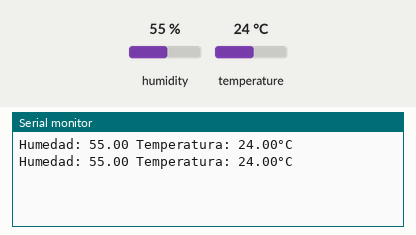
This sketch was run on a simulated Arduino Uno, built with avr-gcc and run on an emulated ATmega328P. On the bench: the last lines printed to the serial monitor. The inputs (shaded band) are chosen by the test bench; at power-on: humidity 55 %, temperature 24 °C.

Above: at 4.8 s.
4.9 s: humidity set to 22 %
At 6.9 s:
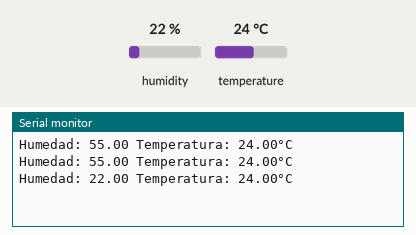
7.9 s: temperature set to 12 °C
At 9.3 s:
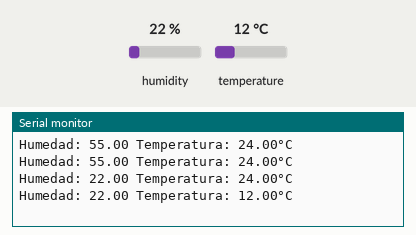
10.9 s: humidity set to 40 %
At 12.9 s:
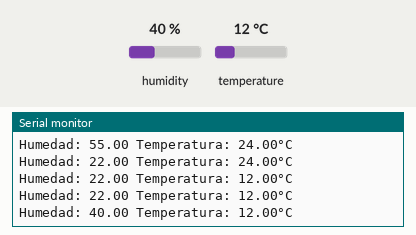
Timing chart, 0 to 14.4 s (numbered marks = the images above; inputs shaded):
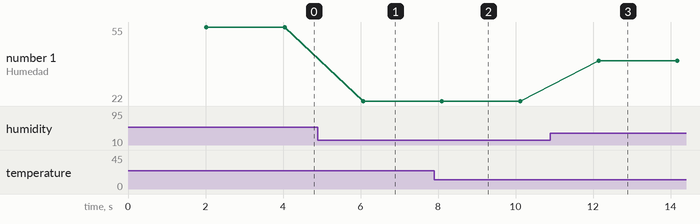

Measured:
- after the input at 4.9 s, the serial monitor: prints a new line after 1.2 s (image 1)
- after the input at 7.9 s, the serial monitor: prints a new line after 0.20 s (image 2)
- after the input at 10.9 s, the serial monitor: prints a new line after 1.2 s (image 3)
- plotted number 1: 55 → 22 after the input at 4.9 s, 22 → 40 after the input at 10.9 s

The sketch:

SensorTemperatura.ino
```cpp
#include <DHT.h>

#define DHTTYPE DHT11
#define DHTPIN 9

DHT dht(DHTPIN, DHT11);

void setup() {
  Serial.begin(9600);
  dht.begin();
}

void loop() {
  delay(2000);
  float humidity = dht.readHumidity();
  float temperature = dht.readTemperature();

  if(isnan(humidity) || isnan(temperature)){
    Serial.println("Error en el sensor");
  }
  Serial.print("Humedad: ");
  Serial.print(humidity);
  Serial.print(" Temperatura: ");
  Serial.print(temperature);
  Serial.println("°C");
}
```
